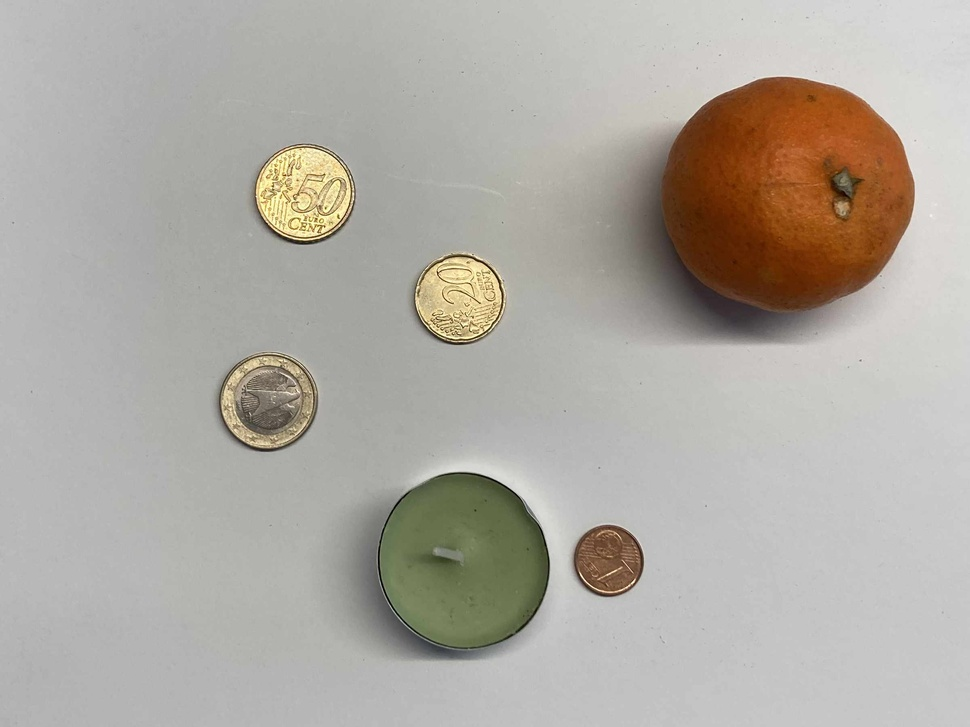
#> input picture doc/chapter13/muenzen_und_mehr_medium.jpg, 970 x 727 px, shrunk from 2400 x 1800 before the run
$ jupyter execute chapter13_sec01.ipynb
#> lines starting #> are read from the running program, lines starting #| are printed output that depends on the picture
# Grafiken

```{admonition} Lernziele
:class: important
* TODO
```

## Rastergrafik vs. Vektorgrafik

Prinzipiell gibt es zwei Arten, Bilder zu digitalisieren, nämlich ihre
Darstellung als Rastergrafik oder die Beschreibung durch eine Vektorgrafik.

Bei der Rastergrafik besteht ein Bild aus vielen Bildpunkten, die in einem
Raster angeordnet sind. Ein Bildpunkt wird auch als Pixel bezeichnet. Jeder
Pixel hat seine Position und beschreibt die Farbe des dortigen Bildausschnitts.
Je mehr Pixel ein Bild hat, desto größer ist seine Auflösung und desto höher
normalerweise die Bildqualität. Da jedoch die Anzahl der Pixel begrenzt ist,
können wir nicht beliebig einen Bildausschnitt vergrößern. Ab einem bestimmten
Vergrößerungsfaltor wird es zu sogeannten Pixelartefakten kommen. Trotz dieser
Nachteile sind Rastergrafiken sehr verbreitet -- vor allem in der Fotografie
werden hauptsächlich verwendet. Um dennoch nicht übermäßig Speicherplatz zu
belegen, gibt es Algorithmen, die Dateigröße geschickt durch Kompression der
Daten zu reduzieren. Typische Speicherformate für Rastergrafiken sind jpg, png
oder gif.

Bei einer Vektorgrafik werden die Bildelemente durch geometrische Konstruktionen
wie biespielsweise Linien, Kurven oder Polygonen beschrieben. Daher eignen sich
Vektorgrafiken besonders für Logos oder Illustrationen. Ihr großer Vorteil liegt
darin, dass sie durch die geometrische Beschreibung beliebig vergrößerbar sind.
Am häufgsten werden Vektorgrafiken im SVG-Format gespeichert, das für Scalable
Vector Graphics steht.

## Bilder einlesen mit Scikit-Image

Scikit-Image ist eine Bibliothek für die Bildverarbeitung in Python. Sie
ermöglicht es, Bilder einzulesen und darszutellen. Sie bietet auch weitere
Funktionen wie die Anwendung von Filtern oder die Analyse von Bildeigenschaften.
Die Bibliothek wird von Freiwilligen entwickelt und ist Open Source. Mehr
Details finden Sie auf der Homepage von
[Scikit-Image](https://scikit-image.org).

Es gibt auch Alternativen zu Scikit-Image. Am bekanntesten ist die Bibliothek
[OpenCV](https://opencv.org). Für größere Projekte ist OpenCV empfehlenswert,
denn OpenCV unterstützt nicht nur Python, sondern auch C++ und ermöglicht somit
besser als Scikit-Image die Verarbeitung von großen Datenmengen. Von den
Funktionalitäten bietet es einen größeren Umfang als Scikit-Image. Im Gegensatz
dazu ist die Bedienung von Scikit-Image leichter zu erlernen und Scikit-Image
ist stärker auf statistische Methoden ausgerichtet, so dass wir in diesem
Kapitel Scikit-Image benutzen. Standardmäßig ist Scikit-Image nicht installiert.
Installationshinweise finden Sie auf der Homepage [Scikit-Image → Installing
scikit-image](https://scikit-image.org/docs/dev/install.html).

Die Bibliothek Scikit-Image heißt `skimage`. Die Funktionen zum Lesen und
Schreiben von Bildern befinden sich im Untermodul `io`. Eine Liste der
implemntierten Funktionen finden Sie unter [Dokumentation/Scikit-Image →
io](https://scikit-image.org/docs/stable/api/skimage.io.html). Wir verwenden
zunächst die Funktion `imread()`, um die Datei 'muenzen_und_mehr_medium.jpg'
einzulesen. Mit `imshow()` lassen wir das Foto anzeigen.

[cell 1]
from skimage.io import imread, imshow

foto = imread("muenzen_und_mehr_medium.jpg")
#> foto is the input picture: shape (727, 970, 3); mean R, G, B 175.5, 171, 163.3
imshow(foto);

Das Foto zeigt einige Münzen, ein Teelicht und eine Mandarine. Die x- und y-Achse werden in Pixeln angegeben. Aber was ist eigentlich genau in der Variable `foto` gespeichert?

Mit der Funktion `type()` ermitteln wir den Datentyp.

[cell 2]
print(type(foto))
#| <class 'numpy.ndarray'>

Also ein NumPy-Array. Als nächstes bestimmen wir die Größe des Arrays mit der
Funktion `shape()` aus dem NumPy-Modul.

[cell 3]
import numpy as np

print( np.shape(foto) )
#| (727, 970, 3)

Die Variable speichert also drei Matrizen mit 1800 Zeilen und 2400 Spalten. Wir ermitteln schnell noch die minimalen und maximalen Einträge in jeder der drei Matrizen.

[cell 4]
for kanal in range(3):
    minimal_wert = np.min( foto[:,:,kanal])
    maximal_wert = np.max( foto[:,:,kanal])

    print('Kanal: {}'.format(kanal))
    print('minimaler Wert: {} und maximaler Wert: {}'.format(minimal_wert, maximal_wert))
#> this loop made 3 passes
#> (minimal_wert, maximal_wert) on passes 1 to 3: (0, 255), (1, 255), (0, 239)
#| minimaler Wert: 0 und maximaler Wert: 255
#| minimaler Wert: 1 und maximaler Wert: 255
#| minimaler Wert: 0 und maximaler Wert: 239

Die Werte liegen zwischen 0 und 255.

Die Funktion `imread()` hat das Bild als sogenanntes RGB-Bild importiert. Die
drei Buchstaben stehen dabei für die Farben Rot, Grün und Blau. Jeder Eintrag
der drei Matrizen beschreibt den Intensitätswert, den der Bildpunkt an dieser
Stelle hat. Die erste Matrix enthält dabei die Information, welche Bildpunkte
keine Farbe haben (Wert 0) oder welche maximal rot sind (Wert 255). Analog dazu
beschreibt die zweite Matrix die Grüntöne und die dritte Matrix die Blautöne.
Manchmal werden anstatt der Integer-Zahlen von 0 bis 255 auch Floats von 0.0 bis
1.0 verwendet, um die Intensität zu kodieren.

Wir betrachten uns die drei Farbkanäle einzeln:

[cell 5]
import matplotlib.pylab as plt

kanal_rot   = foto[:, :, 0]
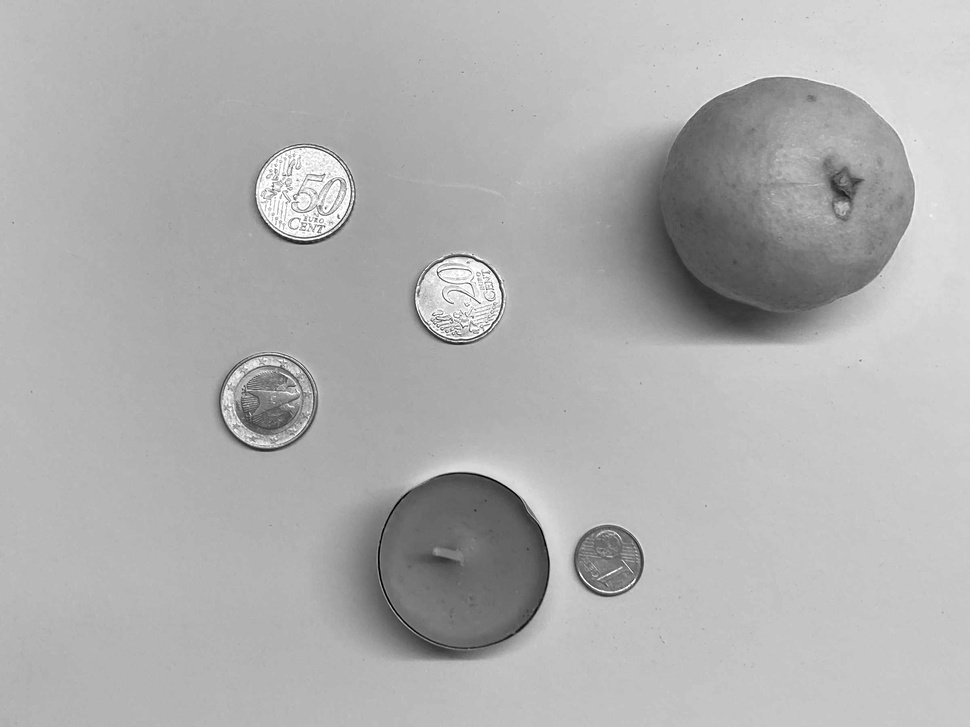
#> kanal_rot: shape (727, 970); min 0, max 255, mean 175.5
kanal_gruen = foto[:, :, 1]
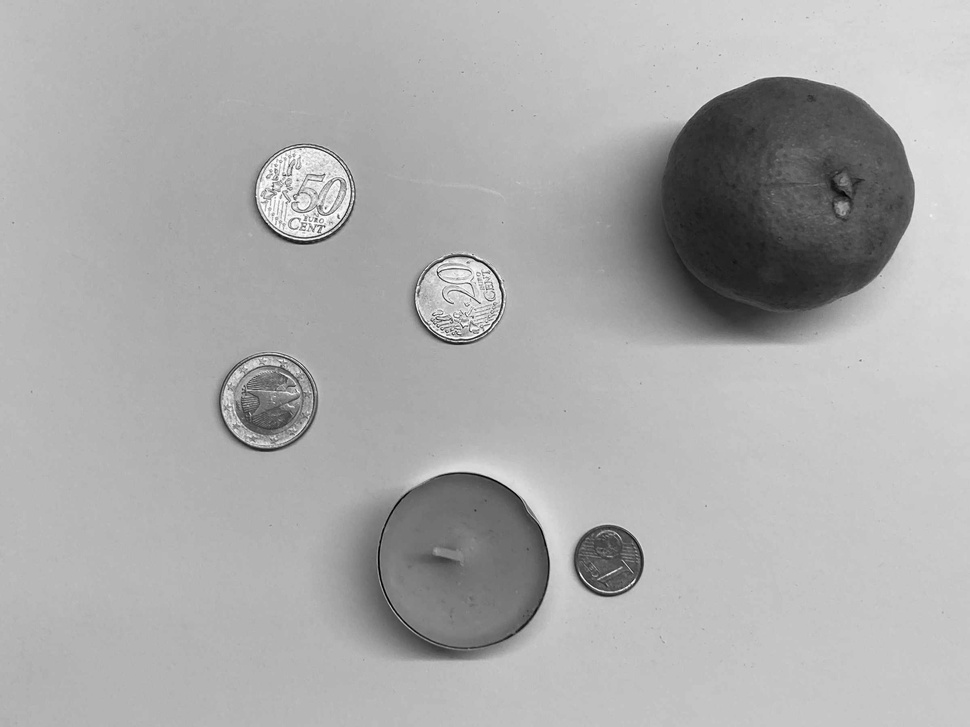
#> kanal_gruen: shape (727, 970); min 1, max 255, mean 171
kanal_blau  = foto[:, :, 2]
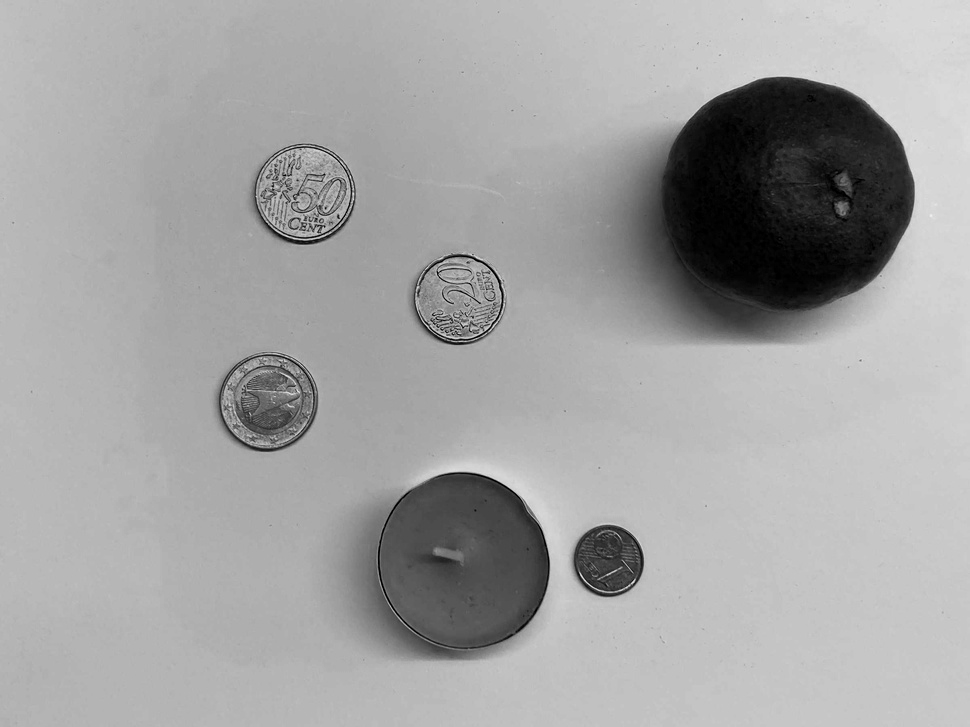
#> kanal_blau: shape (727, 970); min 0, max 239, mean 163.3

fig, ax = plt.subplots(3,1, figsize=(20, 15))

ax[0].imshow(kanal_rot, cmap='Reds')
ax[1].imshow(kanal_gruen, cmap='Greens')
ax[2].imshow(kanal_blau, cmap='Blues');
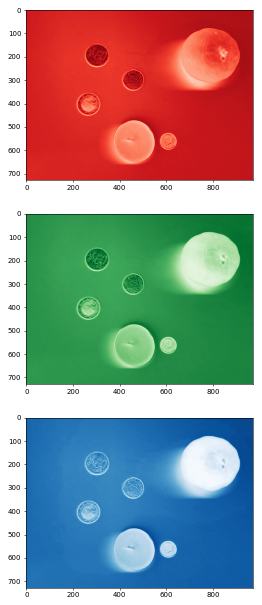
#> figure drawn by matplotlib, 3 panels

Wir erkennen beispielsweise, dass die orangefarbene Mandarine keinen Blauanteil
hat.

## Graustufenbild

Für die weitere Bildverarbeitung verwandeln wir das RGB-Bild in ein sogenanntes
Graustufenbild. Dabei werden die Farbinformationen durch eine Beschreibung der
Helligkeitswerte der Pixel ersetzt. Der Grauwert kann gemäß [Wikipedia →
Grauwert](https://de.wikipedia.org/wiki/Grauwert) aus den Farben Rot, Grün und
Blau mit der Formel

Grauwert = 0.299 x Rotanteil + 0.587 x Grünanteil + 0.114 x Blauanteil

berechnet werden.

Transformieren wir das RGB-Bild in ein Graustufenbild, brauchen wir uns nur noch
mit einer Matrix anstatt von drei Matrizen beschäftigen. Somit wird auch der
benötigte Speicherplatz reduziert. Darüber hinaus verwenden wir
Graustufenbilder, da sie eine effektivere Basis für viele
Bildverarbeitungsalgorithmen darstellen und auch den benötigten Speicherplatz
reduzieren.

Scikit-Image stellt dafür die Funktion `rgb2gray()` zur Verfügung, die wir aus
dem Untermodul `skimage.color` laden:

[cell 6]
from skimage.color import rgb2gray

foto_grau = rgb2gray(foto)

print('Shape des Graustufenbildes: ')
print(np.shape(foto_grau))
#| (727, 970)

imshow(foto_grau);
